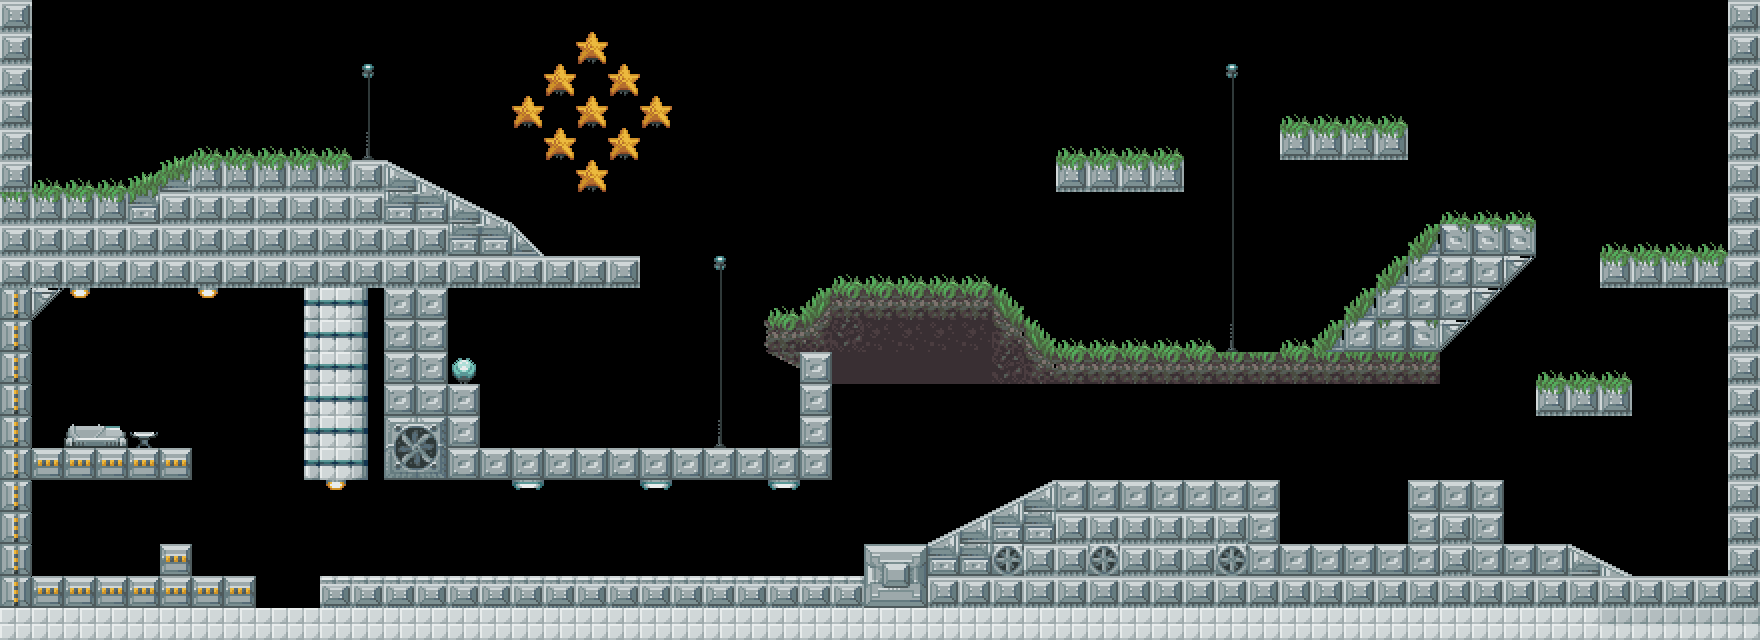

This is a level from a 2D game, rendered from its Tiled map with the project's own tilesets. A one-line summary and the complete map file follow:
An orthogonal 55x20 tile map with 32x32 px tiles, 2 tile layers (Background, Foreground) and 1 object (Static).

<map version="1.10" tiledversion="1.12.2" orientation="orthogonal" renderorder="right-down" width="55" height="20" tilewidth="32" tileheight="32" infinite="0" nextlayerid="5" nextobjectid="49">
 <tileset firstgid="1" name="tileset1" tilewidth="32" tileheight="32" tilecount="300" columns="20">
  <image source="../textures/tileset1.png" width="640" height="480" />
 </tileset>
 <layer id="1" name="Background" width="55" height="20">
  <data encoding="csv">
3,0,0,0,0,0,0,0,0,0,0,0,0,0,0,0,0,0,0,0,0,0,0,0,0,0,0,0,0,0,0,0,0,0,0,0,0,0,0,0,0,0,0,0,0,0,0,0,0,0,0,0,0,0,3,
3,0,0,1,0,0,0,0,0,0,0,0,0,0,0,0,0,0,0,0,0,0,0,0,0,0,0,0,0,0,0,0,0,0,0,0,0,0,0,0,0,0,0,0,0,0,0,0,0,0,0,0,0,0,3,
3,0,0,0,0,0,0,0,0,0,0,126,0,0,0,0,0,0,0,0,0,0,0,0,0,0,0,0,0,0,0,0,0,0,0,0,0,0,126,0,0,0,0,0,0,0,0,0,0,0,0,0,0,0,3,
3,0,0,0,0,0,0,0,0,0,0,146,0,0,0,0,0,0,0,0,0,0,0,0,0,0,0,0,0,0,0,0,0,0,0,0,0,0,146,0,207,207,207,207,0,0,0,0,0,0,0,0,0,0,3,
3,0,0,0,182,183,207,207,207,207,207,166,0,0,0,0,0,0,0,0,0,0,0,0,0,0,0,0,0,0,0,0,0,207,207,207,207,0,146,0,227,227,227,227,0,0,0,0,0,0,0,0,0,0,3,
3,207,207,207,202,203,227,227,227,227,227,3,4,5,0,0,0,0,0,0,0,0,0,0,0,0,0,0,0,0,0,0,0,227,227,227,227,0,146,0,0,0,0,0,0,0,0,0,0,0,0,0,0,0,3,
227,227,227,227,222,3,3,3,3,3,3,3,25,26,4,5,0,0,0,0,0,0,0,0,0,0,0,0,0,0,0,0,0,0,0,0,0,0,146,0,0,0,0,0,0,208,208,208,0,0,0,0,0,0,3,
3,3,3,3,3,3,3,3,3,3,3,3,3,3,25,26,24,0,0,0,0,0,0,0,0,0,0,0,0,0,0,0,0,0,0,0,0,0,146,0,0,0,0,0,201,226,226,226,0,0,207,207,207,207,3,
3,3,3,3,3,3,3,3,3,3,3,3,3,3,3,3,3,3,3,3,0,0,126,0,0,0,208,208,208,208,208,194,0,0,0,0,0,0,146,0,0,0,0,201,221,2,2,165,0,0,227,227,227,227,3,
107,165,109,0,0,0,109,0,0,9,10,11,2,2,0,0,0,0,0,0,0,0,146,0,208,209,228,228,228,228,228,214,194,0,0,0,0,0,146,0,0,0,201,221,2,2,165,0,0,0,0,0,0,0,3,
107,0,0,0,0,0,0,0,0,9,10,11,2,2,0,0,0,0,0,0,0,0,146,250,228,229,231,232,232,232,232,234,214,208,208,208,208,208,166,0,208,201,221,221,226,165,0,0,0,0,0,0,0,0,3,
107,0,0,0,0,0,0,0,0,9,10,11,2,2,124,0,0,0,0,0,0,0,146,0,268,2,252,252,252,252,252,231,234,228,228,228,228,228,228,228,228,228,228,228,228,0,0,0,207,207,207,0,0,0,3,
107,0,0,0,0,0,0,0,0,9,10,11,2,2,2,0,0,0,0,0,0,0,146,0,0,2,0,0,0,0,0,0,0,0,0,0,0,0,0,0,0,0,0,0,0,0,0,0,227,227,227,0,0,0,3,
107,0,167,168,169,0,0,0,0,9,10,11,66,67,2,0,0,0,0,0,0,0,166,0,0,2,0,0,0,0,0,0,0,0,0,0,0,0,0,0,0,0,0,0,0,0,0,0,0,0,0,0,0,0,3,
107,106,106,106,106,106,0,0,0,9,10,11,86,87,2,2,2,2,2,2,2,2,2,2,2,2,0,0,0,0,0,0,0,0,0,0,0,0,0,0,0,0,0,0,0,0,0,0,0,0,0,0,0,0,3,
107,0,0,0,0,0,0,0,0,0,109,0,0,0,0,0,110,0,0,0,110,0,0,0,110,0,0,0,0,0,0,6,7,2,2,2,2,2,2,2,0,0,0,0,2,2,2,0,0,0,0,0,0,0,3,
107,0,0,0,0,0,0,0,0,0,0,0,0,0,0,0,0,0,0,0,0,0,0,0,0,0,0,0,0,6,7,26,26,3,3,3,3,3,3,2,0,0,0,0,2,3,2,0,0,0,0,0,0,0,3,
107,0,0,0,0,106,0,0,0,0,0,0,0,0,0,0,0,0,0,0,0,0,0,0,0,0,0,21,22,26,26,46,3,3,46,3,3,3,46,2,2,2,2,2,2,3,2,2,2,4,5,0,0,0,3,
107,106,106,106,106,106,106,106,0,0,61,61,61,61,61,61,61,61,61,61,61,61,61,61,61,61,61,41,42,3,3,3,3,3,3,3,3,3,3,3,3,3,3,3,3,3,3,3,3,3,3,3,3,3,3,
83,83,83,83,83,83,83,83,83,83,83,83,83,83,83,83,83,83,83,83,83,83,83,83,83,83,83,83,83,83,83,83,83,83,83,83,83,83,83,83,83,83,83,83,83,83,83,83,83,83,63,63,63,63,63
</data>
 </layer>
 <layer id="3" name="Foreground" width="55" height="20">
  <data encoding="csv">
0,0,0,0,0,0,0,0,0,0,0,0,0,0,0,0,0,0,0,0,0,0,0,0,0,0,0,0,0,0,0,0,0,0,0,0,0,0,0,0,0,0,0,0,0,0,0,0,0,0,0,0,0,300,0,
0,0,0,0,0,0,0,0,0,0,0,0,0,0,0,0,0,0,125,0,0,0,0,0,0,0,0,0,0,0,0,0,0,0,0,0,0,0,0,0,0,0,0,0,0,0,0,0,0,0,0,0,0,0,0,
0,0,0,0,0,0,0,0,0,0,0,0,0,0,0,0,0,125,0,125,0,0,0,0,0,0,0,0,0,0,0,0,0,0,0,0,0,0,0,0,0,0,0,0,0,0,0,0,0,0,0,0,0,0,0,
0,0,0,0,0,0,0,0,0,0,0,0,0,0,0,0,125,0,125,0,125,0,0,0,0,0,0,0,0,0,0,0,0,0,0,0,0,0,0,0,0,0,0,0,0,0,0,0,0,0,0,0,0,0,0,
0,0,0,0,0,0,0,0,0,0,0,0,0,0,0,0,0,125,0,125,0,0,0,0,0,0,0,0,0,0,0,0,0,0,0,0,0,0,0,0,0,0,0,0,0,0,0,0,0,0,0,0,0,0,0,
0,0,0,0,0,0,0,0,0,0,0,0,0,0,0,0,0,0,125,0,0,0,0,0,0,0,0,0,0,0,0,0,0,0,0,0,0,0,0,0,0,0,0,0,0,0,0,0,0,0,0,0,0,0,0,
0,0,0,0,0,0,0,0,0,0,0,0,0,0,0,0,0,0,0,0,0,0,0,0,0,0,0,0,0,0,0,0,0,0,0,0,0,0,0,0,0,0,0,0,0,0,0,0,0,0,0,0,0,0,0,
0,0,0,0,0,0,0,0,0,0,0,0,0,0,0,0,0,0,0,0,0,0,0,0,0,0,0,0,0,0,0,0,0,0,0,0,0,0,0,0,0,0,0,0,0,0,0,0,0,0,0,0,0,0,0,
0,0,0,0,0,0,0,0,0,0,0,0,0,0,0,0,0,0,0,0,0,0,0,0,0,0,0,0,0,0,0,0,0,0,0,0,0,0,0,0,0,0,0,0,0,0,0,0,0,0,0,0,0,0,0,
0,0,0,0,0,0,0,0,0,0,0,0,0,0,0,0,0,0,0,0,0,0,0,0,0,0,0,0,0,0,0,0,0,0,0,0,0,0,0,0,0,0,0,0,0,0,0,0,0,0,0,0,0,0,0,
0,0,0,0,0,0,0,0,0,0,0,0,0,0,0,0,0,0,0,0,0,0,0,0,0,0,0,0,0,0,0,0,0,0,0,0,0,0,0,0,0,0,0,0,0,0,0,0,0,0,0,0,0,0,0,
0,0,0,0,0,0,0,0,0,0,0,0,0,0,0,0,0,0,0,0,0,0,0,0,0,0,0,0,0,0,0,0,0,0,0,0,0,0,0,0,0,0,0,0,0,0,0,0,0,0,0,0,0,0,0,
0,0,0,0,0,0,0,0,0,0,0,0,0,0,0,0,0,0,0,0,0,0,0,0,0,0,0,0,0,0,0,0,0,0,0,0,0,0,0,0,0,0,0,0,0,0,0,0,0,0,0,0,0,0,0,
0,0,0,0,0,0,0,0,0,0,0,0,0,0,0,0,0,0,0,0,0,0,0,0,0,0,0,0,0,0,0,0,0,0,0,0,0,0,0,0,0,0,0,0,0,0,0,0,0,0,0,0,0,0,0,
0,0,0,0,0,0,0,0,0,0,0,0,0,0,0,0,0,0,0,0,0,0,0,0,0,0,0,0,0,0,0,0,0,0,0,0,0,0,0,0,0,0,0,0,0,0,0,0,0,0,0,0,0,0,0,
0,0,0,0,0,0,0,0,0,0,0,0,0,0,0,0,0,0,0,0,0,0,0,0,0,0,0,0,0,0,0,0,0,0,0,0,0,0,0,0,0,0,0,0,0,0,0,0,0,0,0,0,0,0,0,
0,0,0,0,0,0,0,0,0,0,0,0,0,0,0,0,0,0,0,0,0,0,0,0,0,0,0,0,0,0,0,0,0,0,0,0,0,0,0,0,0,0,0,0,0,0,0,0,0,0,0,0,0,0,0,
0,0,0,0,0,0,0,0,0,0,0,0,0,0,0,0,0,0,0,0,0,0,0,0,0,0,0,0,0,0,0,0,0,0,0,0,0,0,0,0,0,0,0,0,0,0,0,0,0,0,0,0,0,0,0,
0,0,0,0,0,0,0,0,0,0,0,0,0,0,0,0,0,0,0,0,0,0,0,0,0,0,0,0,0,0,0,0,0,0,0,0,0,0,0,0,0,0,0,0,0,0,0,0,0,0,0,0,0,0,0,
0,0,0,0,0,0,0,0,0,0,0,0,0,0,0,0,0,0,0,0,0,0,0,0,0,0,0,0,0,0,0,0,0,0,0,0,0,0,0,0,0,0,0,0,0,0,0,0,0,0,0,0,0,0,0
</data>
 </layer>
 <objectgroup id="4" name="Objects">
  <object id="48" name="Animated Tile" type="Static" x="877.333" y="205.333">
   <properties>
    <property name="Image" value="Texture.png" />
   </properties>
   <point />
  </object>
 </objectgroup>
</map>
